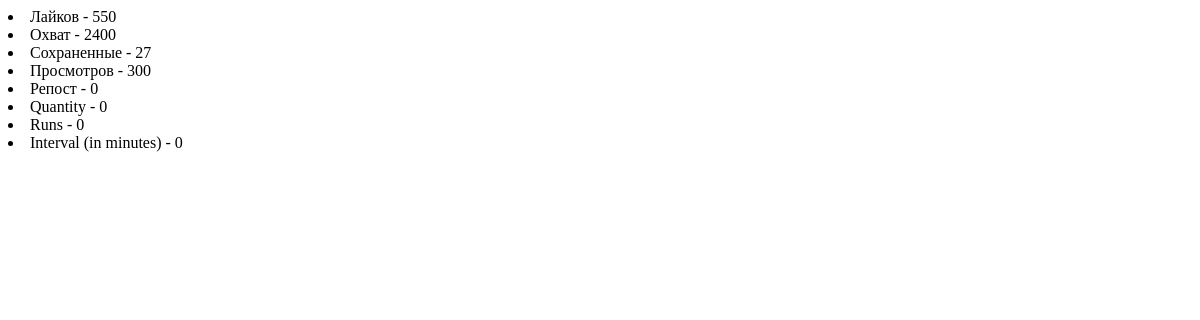
/app/tarif_component/4/, run on an earlier commit of the app's database.
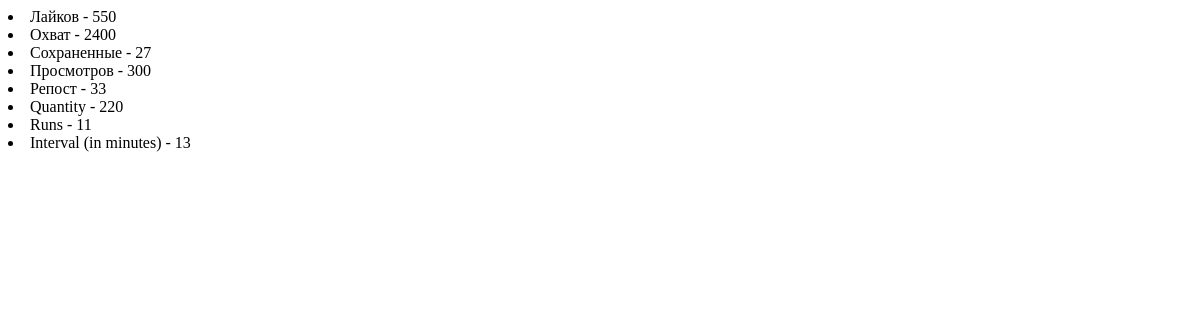
And on a later commit of the database.
### main/models.py (models this page shows, shortened)
class Tarif(models.Model):
    name = models.CharField("Название тарифа", max_length=250)
    like = models.IntegerField("Лайков", default=0)
    like_speed = models.IntegerField("Скорость. Лайков", default=0)
    coverage = models.IntegerField("Охват", default=0)
    coverage_speed = models.IntegerField("Скорость. Охват", default=0)
    saved = models.IntegerField("Сохраненные", default=0)
    saved_speed = models.IntegerField("Скорость. Сохраненные", default=0)
    views = models.IntegerField("Просмотров", default=0)
    jap_quantity = models.IntegerField("Quantity JAP", default=0)
    jap_runs = models.IntegerField("Runs JAP", default=0)
    jap_interval = models.IntegerField("Interval (in minutes) JAP", default=0)
    repost = models.IntegerField("Репост", default=0)
    repost_speed = models.IntegerField("Скорость. Репост", default=0)
    class Meta:
        verbose_name = "Тариф"
        verbose_name_plural = "Тарифы"
        ordering = ['name']

### main/views.py (the view)
# urls.py: path('tarif_component/<int:id>/', tarif_component, name='tarif_component'),
def tarif_component(request, id):
    tarif = Tarif.objects.get(id=id)
    return render(request, 'tarif_component.html', {'tarif': tarif})

### templates/tarif_component.html
<li>Лайков - {{tarif.like}}</li>
<li>Охват - {{tarif.coverage}}</li>
<li>Сохраненные - {{tarif.saved}}</li>
<li>Просмотров - {{tarif.views}}</li>
<li>Репост - {{tarif.repost}}</li>
<div id="jap_settings">
    <li>Quantity - {{tarif.jap_quantity}}</li>
    <li>Runs - {{tarif.jap_runs}}</li>
    <li>Interval (in minutes) - {{tarif.jap_interval}}</li>
</div>

What changed in the data, as far as the page shows it:
changed Tarif: repost "0" → "33"; jap_quantity "0" → "220"; jap_runs "0" → "11"; jap_interval "0" → "13"
